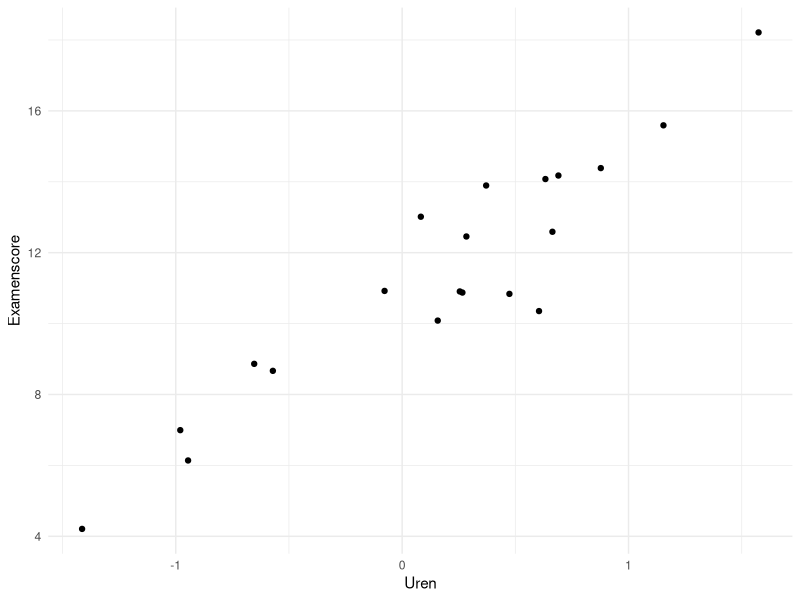
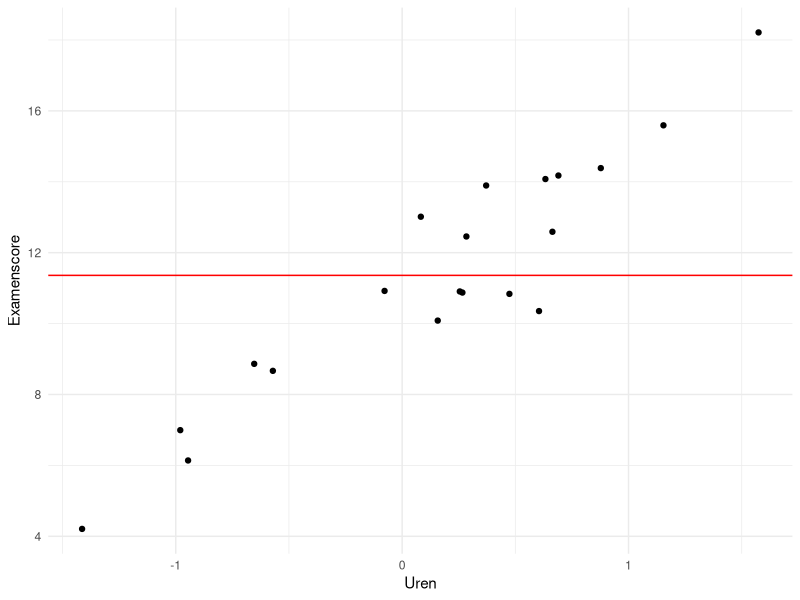
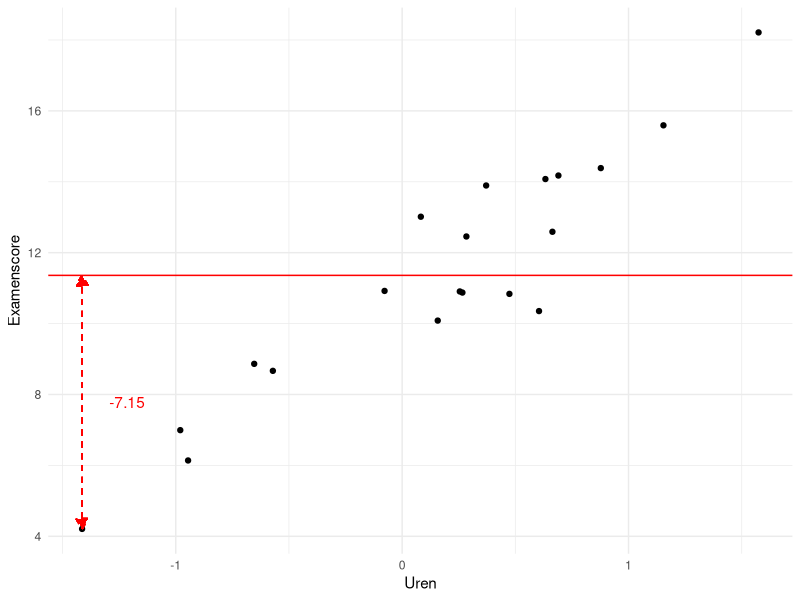
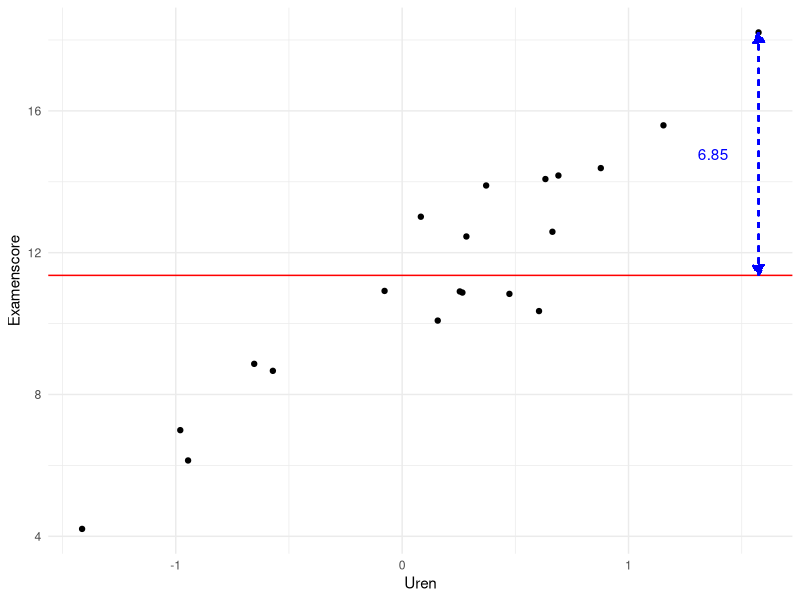
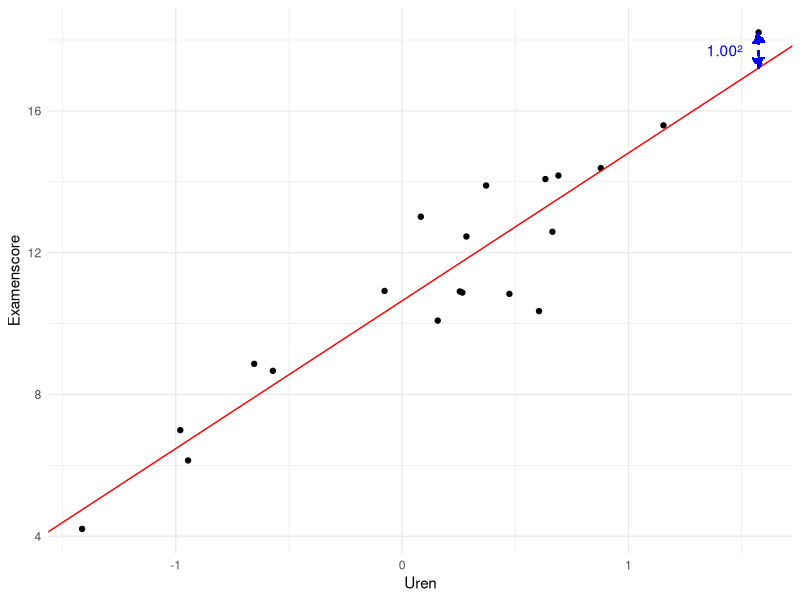

Generate these figures, in order, with R:
## ---- chunk 1
library(tidyverse)

set.seed(1975)

Uren <- rnorm(20)
Error <- rnorm(20, sd = 1.2)
Examenscore <- 11 + 3.5 * Uren + Error

Data <- tibble::data_frame(Uren, Examenscore)

P1 <- ggplot(Data,
    aes(
        x = Uren,
        y = Examenscore
    )) +
    geom_point() +
    theme_minimal()
## ---- chunk 2
P1
## ---- chunk 3
P1 + 
    geom_abline(
        intercept = 11.36, 
        slope = 0,
        color = "red")
## ---- chunk 4

Xmin <- min(Data$Uren)

Yend <- filter(Data, Uren == Xmin)$Examenscore

P1 + 
    geom_abline(
        intercept = 11.36, 
        slope = 0,
        color = "red") +
    geom_segment(
        aes(
            x = Xmin,
            y = 11.36,
            xend = Xmin,
            yend = Yend
        ),
    arrow = arrow(
        length = unit(0.3, "cm"),
        ends = "both",
        type = "closed"),
    color = "red",
    linetype = "dashed"
    ) + 
    annotate(
        geom="text", 
        x=Xmin+0.2, 
        y=11.36-(7.15/2), 
        label="-7.15",
        color="red"
        )
    
## ---- chunk 5

Xmax <- max(Data$Uren)

Yend <- filter(Data, Uren == Xmax)$Examenscore

P1 + 
    geom_abline(
        intercept = 11.36, 
        slope = 0,
        color = "red") +
    geom_segment(
        aes(
            x = Xmax,
            y = 11.36,
            xend = Xmax,
            yend = Yend
        ),
    arrow = arrow(
        length = unit(0.3, "cm"),
        ends = "both",
        type = "closed"),
    color = "blue",
    linetype = "dashed"
    ) + 
    annotate(
        geom="text", 
        x=Xmax-0.2, 
        y=11.36+(6.85/2), 
        label="6.85",
        color="blue"
        )
    
## ---- chunk 6

# Voorspelling op basis van de rechte toevoegen aan de data
Data$Voorspelling <- 11.36    

# De predctiefout voor elk individu berekenen
Data$Predictiefout <- Data$Examenscore - Data$Voorspelling

#Alle predictiefouten samen optellen
sum(Data$Predictiefout)
## ---- chunk 7

Xmax <- max(Data$Uren)

Yend <- filter(Data, Uren == Xmax)$Examenscore

M1 <- lm(Examenscore ~ Uren, data = Data)

Intercept <- M1$coefficients[1]
Slope     <- M1$coefficients[2]

Ystart <- Intercept + Slope*Xmax

P1 + 
    geom_abline(
        intercept = M1$coefficients[1], 
        slope = M1$coefficients[2],
        color = "red") +
    geom_segment(
        aes(
            x = Xmax,
            y = Ystart,
            xend = Xmax,
            yend = Yend
        ),
    arrow = arrow(
        length = unit(0.3, "cm"),
        ends = "both",
        type = "closed"),
    color = "blue",
    linetype = "dashed"
    ) + 
    annotate(
        geom="text", 
        x=Xmax-0.15, 
        y=Ystart+(1/2), 
        label="1.00²",
        color="blue"
        )
    
